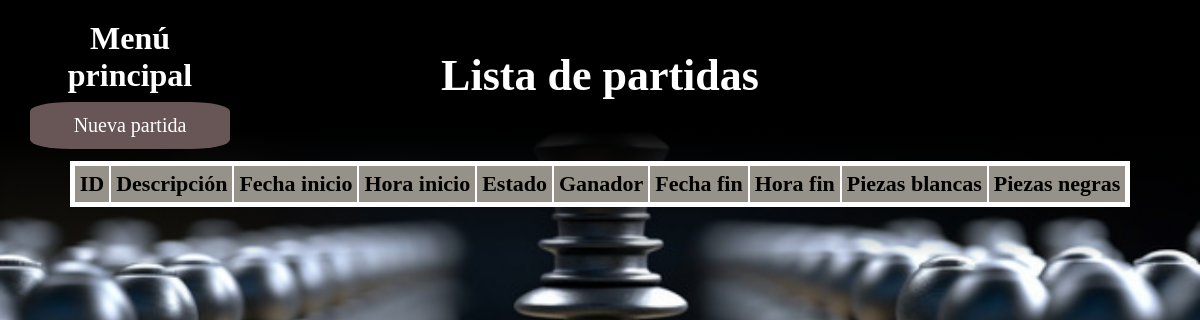
The page /src/Vistas/gameListView.php on the database as committed earlier.
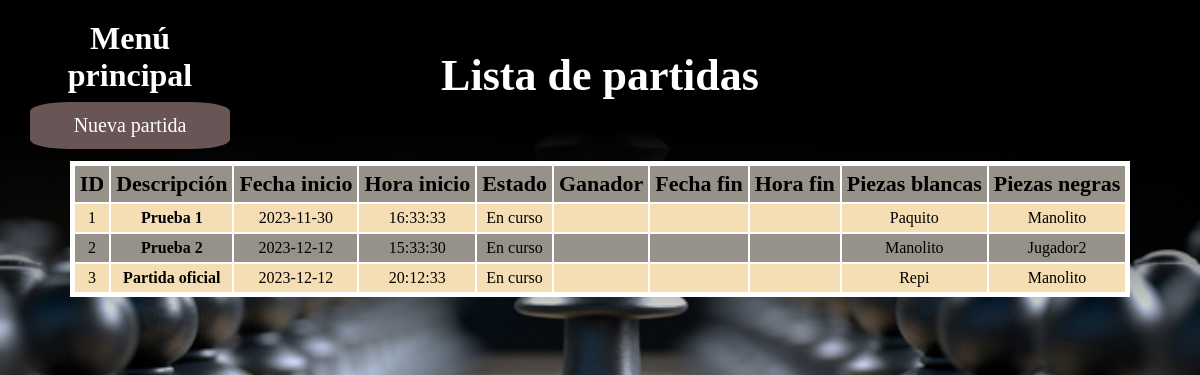
The same page on the database as committed later.
### tables this page shows
CREATE TABLE T_Matches(
ID int primary key auto_increment,
title varchar(50) not null,
white int not null,
black int not null,
startDate datetime not null,
endDate datetime,
winner varchar(10),
state varchar(20) not null default("En curso"),
    FOREIGN KEY (white) REFERENCES T_Players(ID),
    FOREIGN KEY (black) REFERENCES T_Players(ID)
);

CREATE TABLE T_Players(
ID int primary key auto_increment,
name varchar(30) not null,
email varchar(50) UNIQUE not null,
password varchar(30) not null
);

### src/Infraestructura/matchesDAL.php (called while the page is built, shortened)
<?php
class MatchesDAL
{
    function obtainMatchData()
    {
        $connection = mysqli_connect('localhost','root','1234');
 		mysqli_select_db($connection, 'chess_game');
		$consult = mysqli_prepare($connection, "SELECT ID,title,white,black,startDate,endDate,winner,state FROM T_Matches");
        $consult->execute();
        $result = $consult->get_result();
        $matches =  array();
        while ($myrow = $result->fetch_assoc())
        {
			array_push($matches,$myrow);
        }
		return $matches;
    }
}
?>

### src/Negocio/matchesBL.php (called while the page is built, shortened)
<?php
require("../Infraestructura/matchesDAL.php");
class MatchesBL
{
    private $_Title;
    private $_White;
    private $_Black;
    private $_StartDate;
    private $_State;
    function init($id,$title,$white,$black,$startDate,$endDate,$winner,$state)
    {
        $this->_Title = $title;
        $this->_White = $white;
        $this->_Black = $black;
        $this->_StartDate = $startDate;
        $this->_State = $state;
    }
    function getTitle()
    {
        return $this->_Title;
    }
    function getWhite()
    {
        return $this->_White;
    }
    function getBlack()
    {
        return $this->_Black;
    }
    function getStartDate()
    {
        return $this->_StartDate;
    }
    function getState()
    {
        return $this->_State;
    }
    function obtainMatchData()
    {
        $matchesDAL = new MatchesDAL();
        $rs = $matchesDAL->obtainMatchData();
		$matchesList =  array();
        foreach ($rs as $match)
        {
            $oMatchesBL = new MatchesBL();
            $oMatchesBL->Init($match['ID'],$match['title'],$match['white'],$match['black'],$match['startDate'],$match['endDate'],$match['winner'],$match['state']);
            array_push($matchesList,$oMatchesBL);
        }
        return $matchesList;
    }
}
?>

### src/Infraestructura/playersDAL.php (called while the page is built, shortened)
<?php
class PlayersDAL
{
    function obtainPlayerData()
    {
        $conexion = mysqli_connect('localhost','root','1234');
 		mysqli_select_db($conexion, 'chess_game');
		$consulta = mysqli_prepare($conexion, "SELECT ID,name FROM T_Players");
        $consulta->execute();
        $result = $consulta->get_result();
        $players =  array();
        while ($myrow = $result->fetch_assoc())
        {
			array_push($players,$myrow);
        }
		return $players;
    }
}
?>

### src/Negocio/playersBL.php (called while the page is built, shortened)
<?php
require("../Infraestructura/playersDAL.php");
class PlayersBL
{
    private $_ID;
    private $_Name;
    function init($id,$name)
    {
        $this->_ID = $id;
        $this->_Name = $name;
    }
    function getID()
    {
        return $this->_ID;
    }
    function getName()
    {
        return $this->_Name;
    }
    function obtainPlayerData()
    {
        $playersDAL = new PlayersDAL();
        $rs = $playersDAL->obtainPlayerData();
		$playersList =  array();
        foreach ($rs as $player)
        {
            $oPlayersBL = new PlayersBL();
            $oPlayersBL->Init($player['ID'],$player['name']);
            array_push($playersList,$oPlayersBL);
        }
        return $playersList;
    }
}
?>

### src/Vistas/gameListView.php (the view, shortened to what this page needs)
<!DOCTYPE html>
<html lang="en">
<head>
    <link rel="stylesheet" href="../../css/listView.css">
    <?php
    require("../Negocio/matchesBL.php");
    require("../Negocio/playersBL.php");
    $matchesBL = new MatchesBL();
    $matchesData = $matchesBL->obtainMatchData();
    $playersBL = new PlayersBL();
    $playersData = $playersBL->obtainPlayerData();
    function obtainDate($date)
    {
        if($date != false)
        {
            $oDate = explode(" ",$date);
            return $oDate[0];
        }
        return "";
    }
    function obtainHour($date)
    {
        if($date != false)
        {
            $oHour = explode(" ",$date);
            return $oHour[1];
        }
        return "";
    }
    function getPlayerName($id,$playersData)
    {
        foreach($playersData as $player)
        {
            if($player->getID() == $id)
            {
                return $player->getName();
            }
        }
        return "Player not found";
    }
    ?>
</head>
<body>
    <header>
        <a href="index.php" class="menu"><h1>Menú principal</h1></a>
        <nav>
            <ul>
                <a href="new_gameView.php">
                    <li class="link"> Nueva partida </li>
                </a>
            </ul>
        </nav>
    </header>
    <div id="message">
        <h1>Lista de partidas</h1>
    </div>
    <div id="content">
        <table>
            <tr id="index">
                <td>ID</td>
                <td>Descripción</td>
                <td>Fecha inicio</td>
                <td>Hora inicio</td>
                <td>Estado</td>
                <td>Ganador</td>
                <td>Fecha fin</td>
                <td>Hora fin</td>
                <td>Piezas blancas</td>
                <td>Piezas negras</td>
            </tr>
            <?php
            foreach($matchesData as $match)
            {
                $id = $match->getID();
                $title = $match->getTitle();
                $whiteName = getPlayerName($match->getWhite(),$playersData);
                $blackName = getPlayerName($match->getBlack(),$playersData);
                echo "<tr>";
                echo "<td>".$id."</td>
                        <td class='title'><a href='boardView.php?matchId=$id&title=$title&whiteName=$whiteName&blackName=$blackName'><b>".$title."</b></a></td>
                        <td>".obtainDate($match->getStartDate())."</td>
                        <td>".obtainHour($match->getStartDate())."</td>
                        <td>".$match->getState()."</td>
                        <td>".$match->getWinner()."</td>
                        <td>".obtainDate($match->getEndDate())."</td>
                        <td>".obtainHour($match->getEndDate())."</td>
                        <td>".$whiteName."</td>
                        <td>".$blackName."</td>";
                echo "</tr>";
            }
            ?>
        </table>
    </div>
</body>
</html>

### css/listView.css (style rules this page uses)
* { padding: 0; margin: 0; }
body { text-align: center; align-items: center; background-image: url("../img/portada.jpg"); background-repeat: no-repeat; background-size: cover; }
header { position:absolute; top: 20px; left: 30px; width: 200px; }
.menu { color: white; }
.link { list-style:none; background-color: rgb(104, 85, 85); border-radius: 20%; padding: 12px; font-size: 20px; color: white; margin-top: 8px; }
a { text-decoration: none; }
#message { color: white; background-color: black; padding: 50px 0 30px 0; font-size: 22px; }
#content { padding: 30px 0 50px 0; background: linear-gradient(black, rgb(252, 252, 252, .0)); }
table { margin: 0 auto; border: solid white 5px; border-collapse:collapse; }
#index { font-size: 22px; font-weight: bold; }
tr:nth-child(odd)>td { background-color: rgb(151, 146, 137); }
tr:nth-child(even)>td { background-color: wheat; }
td { border: solid white 2px; padding: 5px; }
.title a { color: black; }

Rows that differ between the two databases and show on the page:
added t_matches: title "Prueba 1", startDate "2023-11-30", startDate "16:33:33", state "En curso", white.name "Paquito", black.name "Manolito"
added t_matches: black "2", title "Prueba 2", startDate "2023-12-12", startDate "15:33:30", state "En curso", white.name "Manolito", black.name "Jugador2"
added t_matches: black "3", title "Partida oficial", startDate "2023-12-12", startDate "20:12:33", state "En curso", white.name "Repi", black.name "Manolito"
